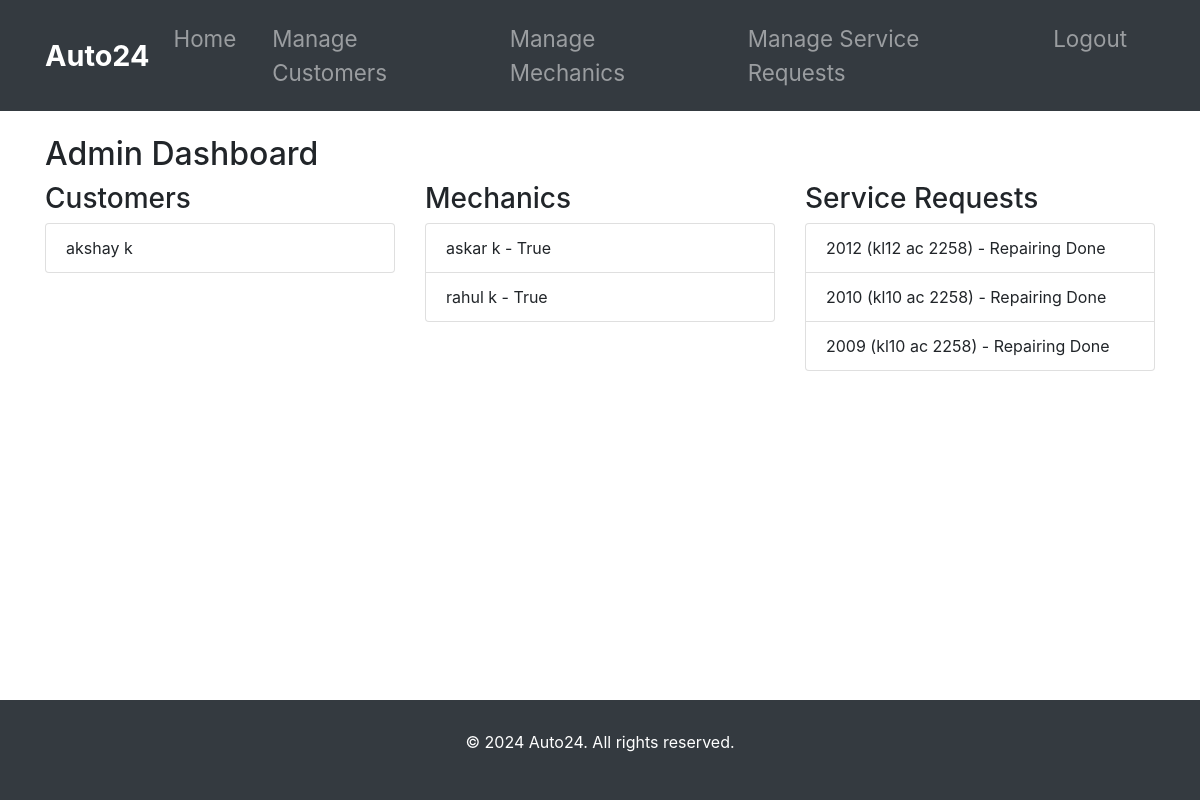
The app's page /adminpage/home/ (signed in), older data.
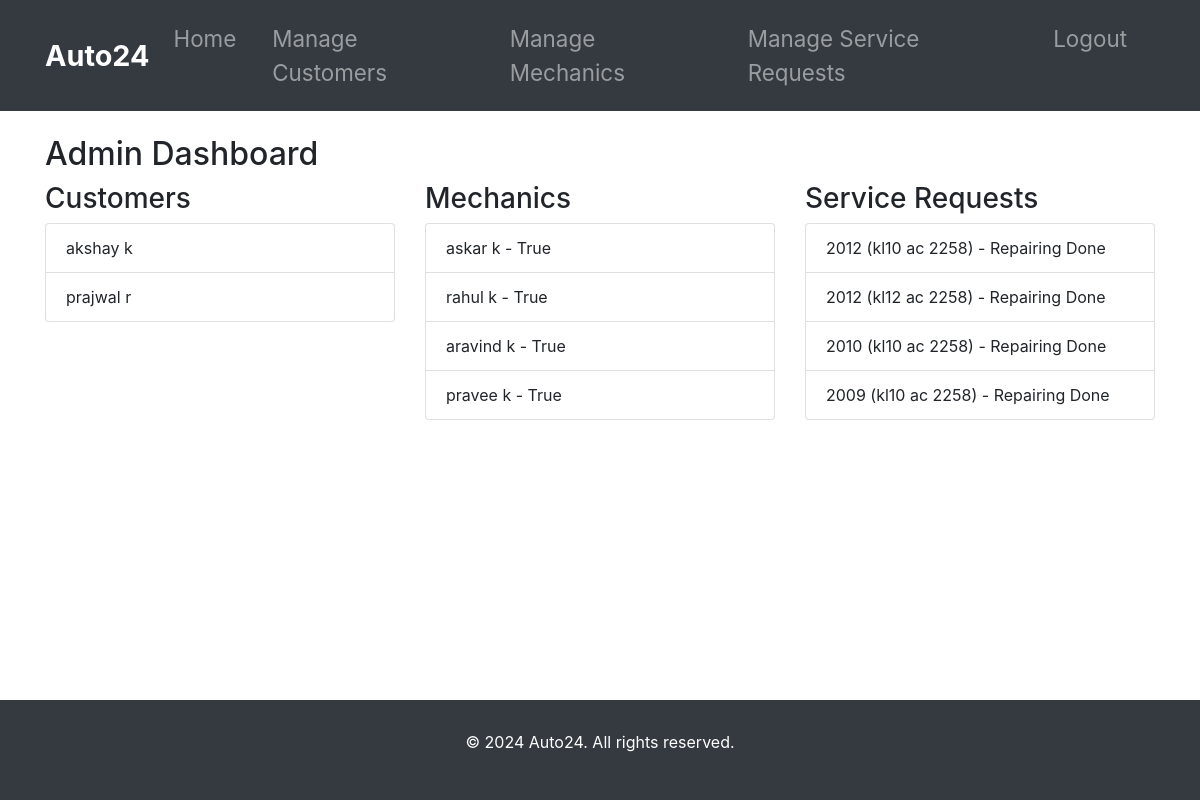
The same page, newer data.
### customer_management/models.py (models this page shows, shortened)
class Customer(models.Model):
    user = models.OneToOneField(User, on_delete=models.CASCADE)
    profile_pic = models.ImageField(upload_to='profile_pic/CustomerProfilePic/', null=True, blank=True)
    address = models.CharField(max_length=40)
    mobile = models.CharField(max_length=20, null=False)
    @property
    def get_name(self):
        return self.user.first_name + " " + self.user.last_name

class ServiceRequest(models.Model):
    STATUS_CHOICES = [
        ('Pending', 'Pending'),
        ('Approved', 'Approved'),
        ('Repairing', 'Repairing'),
        ('Repairing Done', 'Repairing Done'),
        ('Released', 'Released')
    ]
    customer = models.ForeignKey(Customer, on_delete=models.CASCADE, related_name='service_requests')
    vehicle = models.ForeignKey(Vehicle, on_delete=models.CASCADE, related_name='service_requests')
    problem_description = models.TextField()
    status = models.CharField(max_length=20, choices=STATUS_CHOICES, default='Pending')
    cost = models.DecimalField(max_digits=10, decimal_places=2, null=True, blank=True)
    created_at = models.DateTimeField(default=timezone.now)

class Vehicle(models.Model):
    number = models.CharField(max_length=20)
    model = models.CharField(max_length=100)
    customer = models.ForeignKey(Customer, on_delete=models.CASCADE, related_name='vehicles')
    def __str__(self):
        return f"{self.model} ({self.number})"

### mechanic_management/models.py (models this page shows, shortened)
class Mechanic(models.Model):
    user = models.OneToOneField(User, on_delete=models.CASCADE)
    profile_pic = models.ImageField(upload_to='profile_pic/MechanicProfilePic/', null=True, blank=True)
    address = models.CharField(max_length=40)
    mobile = models.CharField(max_length=20, null=False)
    skill = models.CharField(max_length=500, null=True)
    salary = models.PositiveIntegerField(null=True)
    status = models.BooleanField(default=False)
    @property
    def get_name(self):
        return self.user.first_name + " " + self.user.last_name

### admin_management/views.py (the view)
# urls.py: path('adminpage/home/', views.admin_home, name='admin_home'),
@staff_member_required
def admin_home(request):
    customers = Customer.objects.all()
    mechanics = Mechanic.objects.all()
    service_requests = ServiceRequest.objects.all().order_by('-created_at')
    return render(request, 'adminpage/admin_home.html', {'customers': customers, 'mechanics': mechanics, 'service_requests': service_requests})

### templates/adminpage/admin_home.html
{% extends "adminpage/base.html" %}
{% block content %}
<div class="container">
    <div class="row">
        <div class="col-md-12">
            <h2 class="mt-4">Admin Dashboard</h2>
        </div>
    </div>
    <div class="row">
        <div class="col-md-4">
            <h3>Customers</h3>
            <ul class="list-group">
                {% for customer in customers %}
                    <li class="list-group-item">{{ customer.get_name }}</li>
                {% endfor %}
            </ul>
        </div>
        <div class="col-md-4">
            <h3>Mechanics</h3>
            <ul class="list-group">
                {% for mechanic in mechanics %}
                    <li class="list-group-item">{{ mechanic.get_name }} - {{ mechanic.status }}</li>
                {% endfor %}
            </ul>
        </div>
        <div class="col-md-4">
            <h3>Service Requests</h3>
            <ul class="list-group">
                {% for request in service_requests %}
                    <li class="list-group-item">{{ request.vehicle }} - {{ request.status }}</li>
                {% endfor %}
            </ul>
        </div>
    </div>
</div>
{% endblock %}

Row changes from the older to the newer data that the page shows:
added Customer: get_name "prajwal r"
added Mechanic: get_name "aravind k", status "True"
added Mechanic: get_name "pravee k", status "True"
added ServiceRequest: vehicle "2012 (kl10 ac 2258)", status "Repairing Done"
